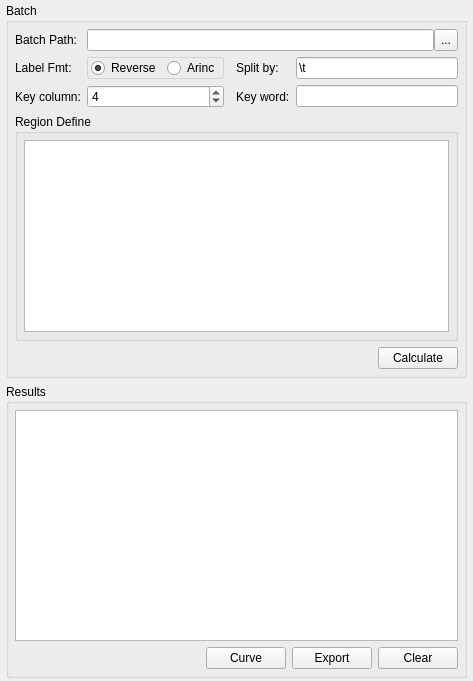
<?xml version="1.0" encoding="UTF-8"?>
<ui version="4.0">
 <class>A4292ValueBatch</class>
 <widget class="QWidget" name="A4292ValueBatch">
  <property name="geometry">
   <rect>
    <x>0</x>
    <y>0</y>
    <width>473</width>
    <height>681</height>
   </rect>
  </property>
  <property name="windowTitle">
   <string>Form</string>
  </property>
  <layout class="QGridLayout" name="gridLayout_5">
   <property name="leftMargin">
    <number>6</number>
   </property>
   <property name="topMargin">
    <number>3</number>
   </property>
   <property name="rightMargin">
    <number>6</number>
   </property>
   <property name="bottomMargin">
    <number>3</number>
   </property>
   <item row="0" column="0">
    <widget class="QGroupBox" name="groupBox">
     <property name="sizePolicy">
      <sizepolicy hsizetype="Preferred" vsizetype="Preferred">
       <horstretch>0</horstretch>
       <verstretch>0</verstretch>
      </sizepolicy>
     </property>
     <property name="title">
      <string>Batch</string>
     </property>
     <layout class="QGridLayout" name="gridLayout_3">
      <property name="leftMargin">
       <number>6</number>
      </property>
      <property name="topMargin">
       <number>6</number>
      </property>
      <property name="rightMargin">
       <number>6</number>
      </property>
      <property name="bottomMargin">
       <number>6</number>
      </property>
      <item row="2" column="3">
       <widget class="QLabel" name="label_5">
        <property name="text">
         <string>Key word:</string>
        </property>
       </widget>
      </item>
      <item row="4" column="0" colspan="5">
       <layout class="QHBoxLayout" name="horizontalLayout_2">
        <item>
         <spacer name="horizontalSpacer">
          <property name="orientation">
           <enum>Qt::Horizontal</enum>
          </property>
          <property name="sizeHint" stdset="0">
           <size>
            <width>40</width>
            <height>20</height>
           </size>
          </property>
         </spacer>
        </item>
        <item>
         <widget class="QPushButton" name="pushButtonBatchCalc">
          <property name="text">
           <string>Calculate</string>
          </property>
         </widget>
        </item>
       </layout>
      </item>
      <item row="2" column="4">
       <widget class="QLineEdit" name="lineEditBatchKeyWord"/>
      </item>
      <item row="1" column="4">
       <widget class="QLineEdit" name="lineEditBatchSplitby">
        <property name="text">
         <string>\t</string>
        </property>
       </widget>
      </item>
      <item row="3" column="0" colspan="5">
       <widget class="QGroupBox" name="groupBox_4">
        <property name="title">
         <string>Region Define</string>
        </property>
        <layout class="QGridLayout" name="gridLayout_2">
         <property name="leftMargin">
          <number>6</number>
         </property>
         <property name="topMargin">
          <number>6</number>
         </property>
         <property name="rightMargin">
          <number>6</number>
         </property>
         <property name="bottomMargin">
          <number>6</number>
         </property>
         <item row="0" column="0">
          <widget class="A429BitsView" name="tableViewBatchRegion">
           <property name="sizePolicy">
            <sizepolicy hsizetype="Preferred" vsizetype="Preferred">
             <horstretch>0</horstretch>
             <verstretch>0</verstretch>
            </sizepolicy>
           </property>
           <property name="alternatingRowColors">
            <bool>true</bool>
           </property>
           <attribute name="horizontalHeaderDefaultSectionSize">
            <number>70</number>
           </attribute>
           <attribute name="horizontalHeaderStretchLastSection">
            <bool>true</bool>
           </attribute>
           <attribute name="verticalHeaderMinimumSectionSize">
            <number>23</number>
           </attribute>
           <attribute name="verticalHeaderDefaultSectionSize">
            <number>23</number>
           </attribute>
          </widget>
         </item>
        </layout>
       </widget>
      </item>
      <item row="1" column="0">
       <widget class="QLabel" name="label_2">
        <property name="text">
         <string>Label Fmt:</string>
        </property>
       </widget>
      </item>
      <item row="2" column="0">
       <widget class="QLabel" name="label_4">
        <property name="text">
         <string>Key column:</string>
        </property>
       </widget>
      </item>
      <item row="1" column="3">
       <widget class="QLabel" name="label_3">
        <property name="text">
         <string>Split by:</string>
        </property>
       </widget>
      </item>
      <item row="0" column="0">
       <widget class="QLabel" name="label">
        <property name="text">
         <string>Batch Path:</string>
        </property>
       </widget>
      </item>
      <item row="0" column="1" colspan="4">
       <layout class="QHBoxLayout" name="horizontalLayout">
        <property name="spacing">
         <number>0</number>
        </property>
        <item>
         <widget class="QLineEdit" name="lineEditBatchPath"/>
        </item>
        <item>
         <widget class="QToolButton" name="toolButtonBatchBrowse">
          <property name="sizePolicy">
           <sizepolicy hsizetype="Preferred" vsizetype="Preferred">
            <horstretch>0</horstretch>
            <verstretch>0</verstretch>
           </sizepolicy>
          </property>
          <property name="text">
           <string>...</string>
          </property>
         </widget>
        </item>
       </layout>
      </item>
      <item row="2" column="1">
       <widget class="QSpinBox" name="spinBoxBatchKeyColumn">
        <property name="value">
         <number>4</number>
        </property>
       </widget>
      </item>
      <item row="1" column="1">
       <widget class="QFrame" name="frameBatchFmt">
        <property name="styleSheet">
         <string notr="true">QFrame{ border: 1px solid lightgray; border-radius: 3px;}</string>
        </property>
        <layout class="QGridLayout" name="gridLayout">
         <property name="leftMargin">
          <number>3</number>
         </property>
         <property name="topMargin">
          <number>0</number>
         </property>
         <property name="rightMargin">
          <number>3</number>
         </property>
         <property name="bottomMargin">
          <number>0</number>
         </property>
         <item row="0" column="1">
          <widget class="QRadioButton" name="radioButtonBatchArinc">
           <property name="sizePolicy">
            <sizepolicy hsizetype="Minimum" vsizetype="Fixed">
             <horstretch>0</horstretch>
             <verstretch>0</verstretch>
            </sizepolicy>
           </property>
           <property name="layoutDirection">
            <enum>Qt::LeftToRight</enum>
           </property>
           <property name="autoFillBackground">
            <bool>false</bool>
           </property>
           <property name="text">
            <string>Arinc</string>
           </property>
          </widget>
         </item>
         <item row="0" column="0">
          <widget class="QRadioButton" name="radioButtonBatchReverse">
           <property name="text">
            <string>Reverse</string>
           </property>
           <property name="checked">
            <bool>true</bool>
           </property>
          </widget>
         </item>
        </layout>
       </widget>
      </item>
     </layout>
    </widget>
   </item>
   <item row="1" column="0">
    <widget class="QGroupBox" name="groupBox_2">
     <property name="sizePolicy">
      <sizepolicy hsizetype="Preferred" vsizetype="Preferred">
       <horstretch>0</horstretch>
       <verstretch>0</verstretch>
      </sizepolicy>
     </property>
     <property name="title">
      <string>Results</string>
     </property>
     <layout class="QGridLayout" name="gridLayout_4">
      <property name="leftMargin">
       <number>6</number>
      </property>
      <property name="topMargin">
       <number>6</number>
      </property>
      <property name="rightMargin">
       <number>6</number>
      </property>
      <property name="bottomMargin">
       <number>6</number>
      </property>
      <item row="0" column="0" colspan="4">
       <widget class="A429BitsParseView" name="tableViewBatchResults">
        <attribute name="horizontalHeaderDefaultSectionSize">
         <number>50</number>
        </attribute>
        <attribute name="horizontalHeaderStretchLastSection">
         <bool>true</bool>
        </attribute>
        <attribute name="verticalHeaderMinimumSectionSize">
         <number>23</number>
        </attribute>
        <attribute name="verticalHeaderDefaultSectionSize">
         <number>23</number>
        </attribute>
       </widget>
      </item>
      <item row="1" column="0">
       <spacer name="horizontalSpacer_2">
        <property name="orientation">
         <enum>Qt::Horizontal</enum>
        </property>
        <property name="sizeHint" stdset="0">
         <size>
          <width>195</width>
          <height>20</height>
         </size>
        </property>
       </spacer>
      </item>
      <item row="1" column="1">
       <widget class="QPushButton" name="pushButtonBatchCurve">
        <property name="text">
         <string>Curve</string>
        </property>
       </widget>
      </item>
      <item row="1" column="2">
       <widget class="QPushButton" name="pushButtonBatchExport">
        <property name="text">
         <string>Export</string>
        </property>
       </widget>
      </item>
      <item row="1" column="3">
       <widget class="QPushButton" name="pushButtonBatchClear">
        <property name="text">
         <string>Clear</string>
        </property>
       </widget>
      </item>
     </layout>
    </widget>
   </item>
  </layout>
 </widget>
 <customwidgets>
  <customwidget>
   <class>A429BitsView</class>
   <extends>QTableView</extends>
   <header location="global">view/a429bitsview.h</header>
  </customwidget>
  <customwidget>
   <class>A429BitsParseView</class>
   <extends>QTableView</extends>
   <header location="global">view/a429bitsparseview.h</header>
  </customwidget>
 </customwidgets>
 <resources/>
 <connections/>
</ui>
